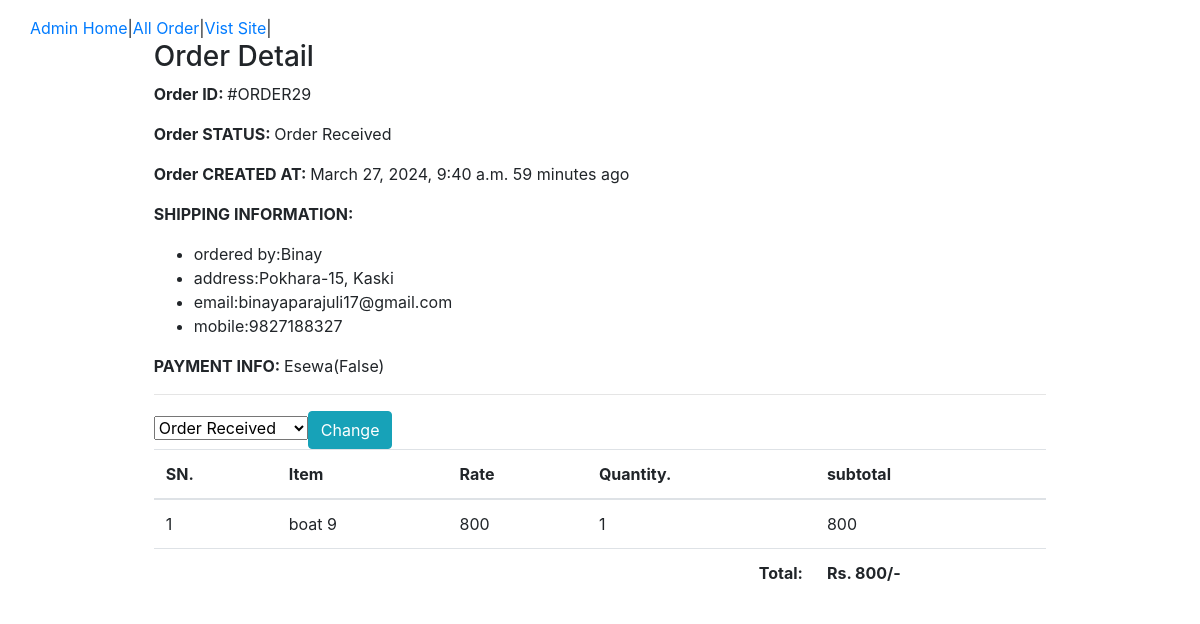
Screenshot of /owner/admin-order/29/ (signed in) with the database file from the repository.
### shop/models.py (models this page shows, shortened)
class Order(models.Model):
    cart = models.OneToOneField(Cart, on_delete=models.CASCADE)
    ordered_by = models.CharField(max_length=200)
    shipping_address = models.CharField(max_length=200)
    mobile = models.CharField(max_length=10)
    email = models.EmailField(null=True, blank=True)
    subtotal = models.PositiveIntegerField()
    discount = models.PositiveIntegerField()
    total = models.PositiveIntegerField()
    order_status = models.CharField(max_length=50, choices=ORDER_STATUS)
    created_at = models.DateTimeField(auto_now_add=True)
    payment_method = models.CharField(max_length=20, choices=METHOD, default="Cash On Delivery")
    payment_completed = models.BooleanField(
        default=False, null=True, blank=True)

class CartProduct(models.Model):
    cart = models.ForeignKey(Cart, on_delete=models.CASCADE)
    product = models.ForeignKey(Product, on_delete=models.CASCADE)
    rate = models.PositiveIntegerField()
    quantity = models.PositiveBigIntegerField()
    subtotal = models.PositiveIntegerField()

class Product(models.Model):
    title = models.CharField(max_length=200)
    slug = models.SlugField(unique=True)
    category = models.ForeignKey(Category, on_delete= models.CASCADE)
    image= models.ImageField(upload_to='products')
    marked_price = models.PositiveIntegerField()
    selling_price = models.PositiveIntegerField()
    description = models.TextField()
    warranty = models.CharField(max_length=300, null=True, blank=True)
    return_policy = models.CharField(max_length=300, null=True, blank=True)
    view_count = models.PositiveIntegerField(default=0)

### owner/views.py (the view)
# urls.py: path('admin-order/<int:pk>/', AdminOrderDetailView.as_view(), name="admin_order_detail"),
class AdminOrderDetailView(AdminRequiredMixin,DetailView):
    template_name = "adminpages/admin_orderdetail.html"
    model = Order
    context_object_name = "ord_obj"
    def get_context_data(self,**kwargs):
        context = super().get_context_data(**kwargs)
        context["allstatus"] = ORDER_STATUS
        return context

### owner/views.py (called while the page is built)
    def dispatch(self, request, *args, **kwargs) :
        user = request.user
        if request.user.is_authenticated and Admin.objects.filter(user=user).exists():
            print("llog")
        else:
            return redirect("owner/admin-login/")
        print(user)
        return super().dispatch(request, *args, **kwargs)

### templates/adminpages/admin_orderdetail.html (shortened to what this page needs)
{% extends 'adminpages/admin_base.html' %}
{% load humanize %}
{% block content %}
<div class="containter">
    <div class="row">
        <div class="col-md-9 mx-auto">
            <h3>Order Detail</h3>
            <p><span class="font-weight-bold">Order ID: </span> #ORDER{{ord_obj.id}} </p>
            <p><span class="font-weight-bold">Order STATUS: </span> {{ord_obj.order_status}} </p>
            <p><span class="font-weight-bold">Order CREATED AT: </span> {{ord_obj.created_at}} {{ord_obj.created_at|timesince}} ago</p>
            <p><span class="font-weight-bold">SHIPPING INFORMATION: </span>
                <ul>
                <li> ordered by:{{ord_obj.ordered_by}}</li>
                <li> address:{{ord_obj.shipping_address}} </li>
                <li> email:{{ord_obj.email}}</li>
                <li> mobile:{{ord_obj.mobile}}</li>
                </ul>
            </p>
            <p><span class="font-weight-bold">PAYMENT INFO: </span> {{ord_obj.payment_method}}({{ord_obj.payment_completed}}) </p>
            <hr>
            <table class="table">
                <thead>
                    <tr>
                        <th>SN.</th>
                        <th>Item</th>
                        <th>Rate</th>
                        <th>Quantity.</th>
                        <th>subtotal</th>
                    </tr>
                </thead>
                <tbody>
                    {% for cp in ord_obj.cart.cartproduct_set.all %}
                    <tr>
                        <td>{{forloop.counter}}</td>
                        <td>{{cp.product.title}} {{cp.product.id}}</td>
                        <td>{{cp.rate}}</td>
                        <td>{{cp.quantity}}</td>
                        <td>{{cp.subtotal}}</td>
                    </tr>
                    {% endfor %}
                    <tr>
                        <th colspan="4" class="text-right">Total:</th>
                        <th>Rs. {{ord_obj.total|intcomma}}/-</th>
                </tbody>
                <form action="{% url 'owner:admin_order_status_change' ord_obj.id %}" method="POST">
                    <select name="status">
                        {% for i,j in allstatus %}
                        <option value="{{i}}" {% if i == ord_obj.order_status%} selected {% endif %} >{{j}}</option>
                        {% endfor %}
                    </select>
                    <button class="btn btn-info">Change</button>
                </form>
            </table>
        </div>
    </div>
</div>
{% endblock %}

### rows the page displays
Order: id "29", order_status "Order Received", created_at "March 27, 2024, 9:40 a.m.", created_at "59 minutes", ordered_by "Binay", shipping_address "Pokhara-15, Kaski", email "binayaparajuli17@gmail.com", mobile "9827188327", payment_method "Esewa", payment_completed "False", total "800", status "Order Received"
CartProduct: product "boat", product.id "9", rate "800", quantity "1", subtotal "800"
